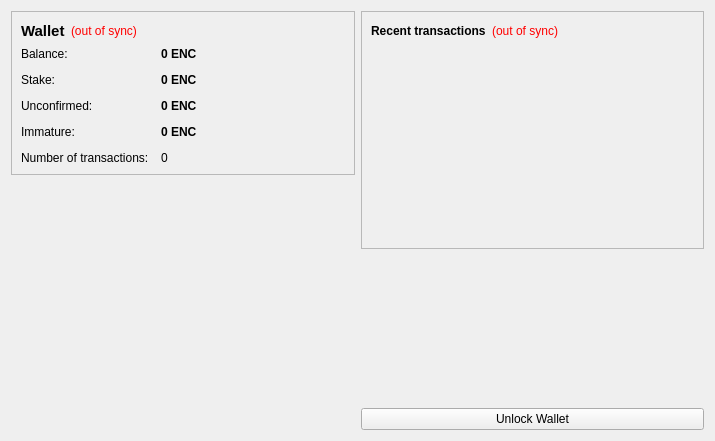
<?xml version="1.0" encoding="UTF-8"?>
<ui version="4.0">
 <class>OverviewPage</class>
 <widget class="QWidget" name="OverviewPage">
  <property name="geometry">
   <rect>
    <x>0</x>
    <y>0</y>
    <width>715</width>
    <height>441</height>
   </rect>
  </property>
  <property name="windowTitle">
   <string>Form</string>
  </property>
  <layout class="QHBoxLayout" name="horizontalLayout" stretch="1,1">
   <item>
    <layout class="QVBoxLayout" name="verticalLayout_2">
     <item>
      <widget class="QFrame" name="frame">
       <property name="frameShape">
        <enum>QFrame::StyledPanel</enum>
       </property>
       <property name="frameShadow">
        <enum>QFrame::Raised</enum>
       </property>
       <layout class="QVBoxLayout" name="verticalLayout_4">
        <item>
         <layout class="QHBoxLayout" name="horizontalLayout_4">
          <item>
           <widget class="QLabel" name="label_5">
            <property name="font">
             <font>
              <pointsize>11</pointsize>
              <weight>75</weight>
              <bold>true</bold>
             </font>
            </property>
            <property name="text">
             <string>Wallet</string>
            </property>
           </widget>
          </item>
          <item>
           <widget class="QLabel" name="labelWalletStatus">
            <property name="toolTip">
             <string>The displayed information may be out of date. Your wallet automatically synchronizes with the energycoin network after a connection is established, but this process has not completed yet.</string>
            </property>
            <property name="styleSheet">
             <string notr="true">QLabel { color: red; }</string>
            </property>
            <property name="text">
             <string notr="true">(out of sync)</string>
            </property>
            <property name="alignment">
             <set>Qt::AlignLeading|Qt::AlignLeft|Qt::AlignVCenter</set>
            </property>
           </widget>
          </item>
          <item>
           <spacer name="horizontalSpacer_2">
            <property name="orientation">
             <enum>Qt::Horizontal</enum>
            </property>
            <property name="sizeHint" stdset="0">
             <size>
              <width>40</width>
              <height>20</height>
             </size>
            </property>
           </spacer>
          </item>
         </layout>
        </item>
        <item>
         <layout class="QFormLayout" name="formLayout_2">
          <property name="fieldGrowthPolicy">
           <enum>QFormLayout::AllNonFixedFieldsGrow</enum>
          </property>
          <property name="horizontalSpacing">
           <number>12</number>
          </property>
          <property name="verticalSpacing">
           <number>12</number>
          </property>
          <item row="0" column="0">
           <widget class="QLabel" name="label">
            <property name="text">
             <string>Balance:</string>
            </property>
           </widget>
          </item>
          <item row="0" column="1">
           <widget class="QLabel" name="labelBalance">
            <property name="font">
             <font>
              <weight>75</weight>
              <bold>true</bold>
             </font>
            </property>
            <property name="cursor">
             <cursorShape>IBeamCursor</cursorShape>
            </property>
            <property name="toolTip">
             <string>Your current balance</string>
            </property>
            <property name="text">
             <string notr="true">0 ENC</string>
            </property>
            <property name="textInteractionFlags">
             <set>Qt::LinksAccessibleByMouse|Qt::TextSelectableByKeyboard|Qt::TextSelectableByMouse</set>
            </property>
           </widget>
          </item>
          <item row="1" column="0">
           <widget class="QLabel" name="label_6">
            <property name="text">
             <string>Stake:</string>
            </property>
           </widget>
          </item>
          <item row="1" column="1">
           <widget class="QLabel" name="labelStake">
            <property name="font">
             <font>
              <weight>75</weight>
              <bold>true</bold>
             </font>
            </property>
            <property name="cursor">
             <cursorShape>IBeamCursor</cursorShape>
            </property>
            <property name="toolTip">
             <string>Total of coins that was staked, and do not yet count toward the current balance</string>
            </property>
            <property name="text">
             <string notr="true">0 ENC</string>
            </property>
            <property name="textInteractionFlags">
             <set>Qt::LinksAccessibleByMouse|Qt::TextSelectableByKeyboard|Qt::TextSelectableByMouse</set>
            </property>
           </widget>
          </item>
          <item row="2" column="0">
           <widget class="QLabel" name="label_3">
            <property name="text">
             <string>Unconfirmed:</string>
            </property>
           </widget>
          </item>
          <item row="2" column="1">
           <widget class="QLabel" name="labelUnconfirmed">
            <property name="font">
             <font>
              <weight>75</weight>
              <bold>true</bold>
             </font>
            </property>
            <property name="cursor">
             <cursorShape>IBeamCursor</cursorShape>
            </property>
            <property name="toolTip">
             <string>Total of transactions that have yet to be confirmed, and do not yet count toward the current balance</string>
            </property>
            <property name="text">
             <string notr="true">0 ENC</string>
            </property>
            <property name="textInteractionFlags">
             <set>Qt::LinksAccessibleByMouse|Qt::TextSelectableByKeyboard|Qt::TextSelectableByMouse</set>
            </property>
           </widget>
          </item>
          <item row="3" column="0">
           <widget class="QLabel" name="labelImmatureText">
            <property name="text">
             <string>Immature:</string>
            </property>
           </widget>
          </item>
          <item row="3" column="1">
           <widget class="QLabel" name="labelImmature">
            <property name="font">
             <font>
              <weight>75</weight>
              <bold>true</bold>
             </font>
            </property>
            <property name="toolTip">
             <string>Mined balance that has not yet matured</string>
            </property>
            <property name="text">
             <string notr="true">0 ENC</string>
            </property>
            <property name="textInteractionFlags">
             <set>Qt::LinksAccessibleByMouse|Qt::TextSelectableByKeyboard|Qt::TextSelectableByMouse</set>
            </property>
           </widget>
          </item>
          <item row="4" column="0">
           <widget class="QLabel" name="label_2">
            <property name="text">
             <string>Number of transactions:</string>
            </property>
           </widget>
          </item>
          <item row="4" column="1">
           <widget class="QLabel" name="labelNumTransactions">
            <property name="toolTip">
             <string>Total number of transactions in wallet</string>
            </property>
            <property name="text">
             <string notr="true">0</string>
            </property>
           </widget>
          </item>
         </layout>
        </item>
       </layout>
      </widget>
     </item>
     <item>
      <spacer name="verticalSpacer">
       <property name="orientation">
        <enum>Qt::Vertical</enum>
       </property>
       <property name="sizeHint" stdset="0">
        <size>
         <width>20</width>
         <height>40</height>
        </size>
       </property>
      </spacer>
     </item>
	 <item>
      <widget class="QLabel" name="label_6">
       <property name="text">
        <string/>
       </property>
       <property name="pixmap">
        <pixmap resource="../bitcoin.qrc">:/images/backg</pixmap>
       </property>
       <property name="scaledContents">
        <bool>false</bool>
       </property>
       <property name="alignment">
        <set>Qt::AlignCenter</set>
       </property>
       <property name="margin">
        <number>-2</number>
       </property>
      </widget>
     </item>
    </layout>
   </item>
   <item>
    <layout class="QVBoxLayout" name="verticalLayout_3">
     <item>
      <widget class="QFrame" name="frame_2">
       <property name="frameShape">
        <enum>QFrame::StyledPanel</enum>
       </property>
       <property name="frameShadow">
        <enum>QFrame::Raised</enum>
       </property>
       <layout class="QVBoxLayout" name="verticalLayout">
        <item>
         <layout class="QHBoxLayout" name="horizontalLayout_2">
          <item>
           <widget class="QLabel" name="label_4">
            <property name="text">
             <string>&lt;b&gt;Recent transactions&lt;/b&gt;</string>
            </property>
           </widget>
          </item>
          <item>
           <widget class="QLabel" name="labelTransactionsStatus">
            <property name="toolTip">
             <string>The displayed information may be out of date. Your wallet automatically synchronizes with the energycoin network after a connection is established, but this process has not completed yet.</string>
            </property>
            <property name="styleSheet">
             <string notr="true">QLabel { color: red; }</string>
            </property>
            <property name="text">
             <string notr="true">(out of sync)</string>
            </property>
            <property name="alignment">
             <set>Qt::AlignRight|Qt::AlignTrailing|Qt::AlignVCenter</set>
            </property>
           </widget>
          </item>
          <item>
           <spacer name="horizontalSpacer">
            <property name="orientation">
             <enum>Qt::Horizontal</enum>
            </property>
            <property name="sizeHint" stdset="0">
             <size>
              <width>40</width>
              <height>20</height>
             </size>
            </property>
           </spacer>
          </item>
         </layout>
        </item>
        <item>
         <widget class="QListView" name="listTransactions">
          <property name="styleSheet">
           <string notr="true">QListView { background: transparent; }</string>
          </property>
          <property name="frameShape">
           <enum>QFrame::NoFrame</enum>
          </property>
          <property name="verticalScrollBarPolicy">
           <enum>Qt::ScrollBarAlwaysOff</enum>
          </property>
          <property name="horizontalScrollBarPolicy">
           <enum>Qt::ScrollBarAlwaysOff</enum>
          </property>
          <property name="selectionMode">
           <enum>QAbstractItemView::NoSelection</enum>
          </property>
         </widget>
        </item>
       </layout>
      </widget>
     </item>
     <item>
      <spacer name="verticalSpacer_2">
       <property name="orientation">
        <enum>Qt::Vertical</enum>
       </property>
       <property name="sizeHint" stdset="0">
        <size>
         <width>20</width>
         <height>40</height>
        </size>
       </property>
      </spacer>
     </item>
     <item>
      <widget class="QPushButton" name="unlockWalletButton">
       <property name="text">
        <string>Unlock Wallet</string>
       </property>
      </widget>
     </item>
    </layout>
   </item>
  </layout>
 </widget>
 <resources>
  <include location="../bitcoin.qrc"/>
 </resources>
 <connections/>
</ui>
